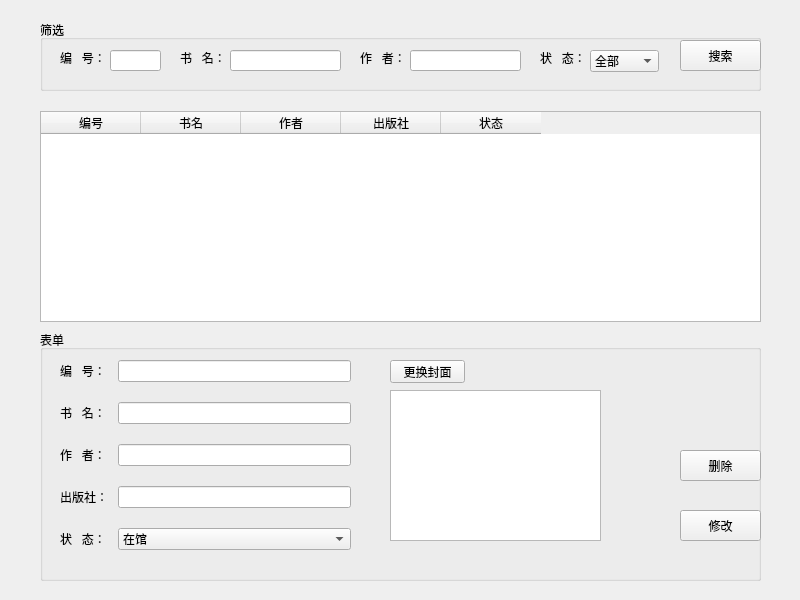
<?xml version="1.0" encoding="UTF-8"?>
<ui version="4.0">
 <class>Form</class>
 <widget class="QWidget" name="Form">
  <property name="geometry">
   <rect>
    <x>0</x>
    <y>0</y>
    <width>800</width>
    <height>600</height>
   </rect>
  </property>
  <property name="windowTitle">
   <string>图书信息维护</string>
  </property>
  <widget class="QTableWidget" name="BookTable">
   <property name="geometry">
    <rect>
     <x>40</x>
     <y>111</y>
     <width>721</width>
     <height>211</height>
    </rect>
   </property>
   <column>
    <property name="text">
     <string>编号</string>
    </property>
   </column>
   <column>
    <property name="text">
     <string>书名</string>
    </property>
   </column>
   <column>
    <property name="text">
     <string>作者</string>
    </property>
   </column>
   <column>
    <property name="text">
     <string>出版社</string>
    </property>
   </column>
   <column>
    <property name="text">
     <string>状态</string>
    </property>
   </column>
  </widget>
  <widget class="QGroupBox" name="groupBox">
   <property name="geometry">
    <rect>
     <x>40</x>
     <y>20</y>
     <width>721</width>
     <height>71</height>
    </rect>
   </property>
   <property name="title">
    <string>筛选</string>
   </property>
   <widget class="QLabel" name="label">
    <property name="geometry">
     <rect>
      <x>20</x>
      <y>30</y>
      <width>53</width>
      <height>15</height>
     </rect>
    </property>
    <property name="text">
     <string>编   号：</string>
    </property>
   </widget>
   <widget class="QLineEdit" name="selectBid">
    <property name="geometry">
     <rect>
      <x>70</x>
      <y>30</y>
      <width>51</width>
      <height>21</height>
     </rect>
    </property>
   </widget>
   <widget class="QLabel" name="label_2">
    <property name="geometry">
     <rect>
      <x>140</x>
      <y>30</y>
      <width>53</width>
      <height>15</height>
     </rect>
    </property>
    <property name="text">
     <string>书   名：</string>
    </property>
   </widget>
   <widget class="QLineEdit" name="selectBname">
    <property name="geometry">
     <rect>
      <x>190</x>
      <y>30</y>
      <width>111</width>
      <height>21</height>
     </rect>
    </property>
   </widget>
   <widget class="QLabel" name="label_3">
    <property name="geometry">
     <rect>
      <x>320</x>
      <y>30</y>
      <width>53</width>
      <height>15</height>
     </rect>
    </property>
    <property name="text">
     <string>作   者：</string>
    </property>
   </widget>
   <widget class="QLineEdit" name="selectAuthor">
    <property name="geometry">
     <rect>
      <x>370</x>
      <y>30</y>
      <width>111</width>
      <height>21</height>
     </rect>
    </property>
   </widget>
   <widget class="QLabel" name="label_4">
    <property name="geometry">
     <rect>
      <x>500</x>
      <y>30</y>
      <width>53</width>
      <height>15</height>
     </rect>
    </property>
    <property name="text">
     <string>状   态：</string>
    </property>
   </widget>
   <widget class="QComboBox" name="selectBstatus">
    <property name="geometry">
     <rect>
      <x>550</x>
      <y>30</y>
      <width>69</width>
      <height>22</height>
     </rect>
    </property>
    <item>
     <property name="text">
      <string>全部</string>
     </property>
    </item>
    <item>
     <property name="text">
      <string>在馆</string>
     </property>
    </item>
    <item>
     <property name="text">
      <string>已预约</string>
     </property>
    </item>
    <item>
     <property name="text">
      <string>已借出</string>
     </property>
    </item>
   </widget>
   <widget class="QPushButton" name="searchSure">
    <property name="geometry">
     <rect>
      <x>640</x>
      <y>20</y>
      <width>81</width>
      <height>31</height>
     </rect>
    </property>
    <property name="text">
     <string>搜索</string>
    </property>
   </widget>
  </widget>
  <widget class="QGroupBox" name="groupBox_2">
   <property name="geometry">
    <rect>
     <x>40</x>
     <y>330</y>
     <width>721</width>
     <height>251</height>
    </rect>
   </property>
   <property name="title">
    <string>表单</string>
   </property>
   <widget class="QWidget" name="formLayoutWidget">
    <property name="geometry">
     <rect>
      <x>10</x>
      <y>20</y>
      <width>311</width>
      <height>221</height>
     </rect>
    </property>
    <layout class="QFormLayout" name="formLayout">
     <property name="horizontalSpacing">
      <number>10</number>
     </property>
     <property name="verticalSpacing">
      <number>20</number>
     </property>
     <property name="leftMargin">
      <number>10</number>
     </property>
     <property name="topMargin">
      <number>10</number>
     </property>
     <property name="rightMargin">
      <number>10</number>
     </property>
     <property name="bottomMargin">
      <number>10</number>
     </property>
     <item row="0" column="0">
      <widget class="QLabel" name="label_5">
       <property name="text">
        <string>编   号：</string>
       </property>
      </widget>
     </item>
     <item row="0" column="1">
      <widget class="QLineEdit" name="alterBid"/>
     </item>
     <item row="1" column="0">
      <widget class="QLabel" name="label_6">
       <property name="text">
        <string>书   名：</string>
       </property>
      </widget>
     </item>
     <item row="1" column="1">
      <widget class="QLineEdit" name="alterBname"/>
     </item>
     <item row="2" column="0">
      <widget class="QLabel" name="label_7">
       <property name="text">
        <string>作   者：</string>
       </property>
      </widget>
     </item>
     <item row="2" column="1">
      <widget class="QLineEdit" name="alterAuthor"/>
     </item>
     <item row="3" column="0">
      <widget class="QLabel" name="label_8">
       <property name="text">
        <string>出版社：</string>
       </property>
      </widget>
     </item>
     <item row="3" column="1">
      <widget class="QLineEdit" name="alterPublisher"/>
     </item>
     <item row="4" column="0">
      <widget class="QLabel" name="label_9">
       <property name="text">
        <string>状   态：</string>
       </property>
      </widget>
     </item>
     <item row="4" column="1">
      <widget class="QComboBox" name="alterBstatus">
       <item>
        <property name="text">
         <string>在馆</string>
        </property>
       </item>
       <item>
        <property name="text">
         <string>已预约</string>
        </property>
       </item>
       <item>
        <property name="text">
         <string>已借出</string>
        </property>
       </item>
      </widget>
     </item>
    </layout>
   </widget>
   <widget class="QGraphicsView" name="alterCover">
    <property name="geometry">
     <rect>
      <x>350</x>
      <y>60</y>
      <width>211</width>
      <height>151</height>
     </rect>
    </property>
   </widget>
   <widget class="QPushButton" name="alterCoverSure">
    <property name="geometry">
     <rect>
      <x>350</x>
      <y>30</y>
      <width>75</width>
      <height>23</height>
     </rect>
    </property>
    <property name="text">
     <string>更换封面</string>
    </property>
   </widget>
   <widget class="QPushButton" name="alterSure">
    <property name="geometry">
     <rect>
      <x>640</x>
      <y>180</y>
      <width>81</width>
      <height>31</height>
     </rect>
    </property>
    <property name="text">
     <string>修改</string>
    </property>
   </widget>
   <widget class="QPushButton" name="deleteSure">
    <property name="geometry">
     <rect>
      <x>640</x>
      <y>120</y>
      <width>81</width>
      <height>31</height>
     </rect>
    </property>
    <property name="text">
     <string>删除</string>
    </property>
   </widget>
  </widget>
 </widget>
 <resources/>
 <connections/>
</ui>
